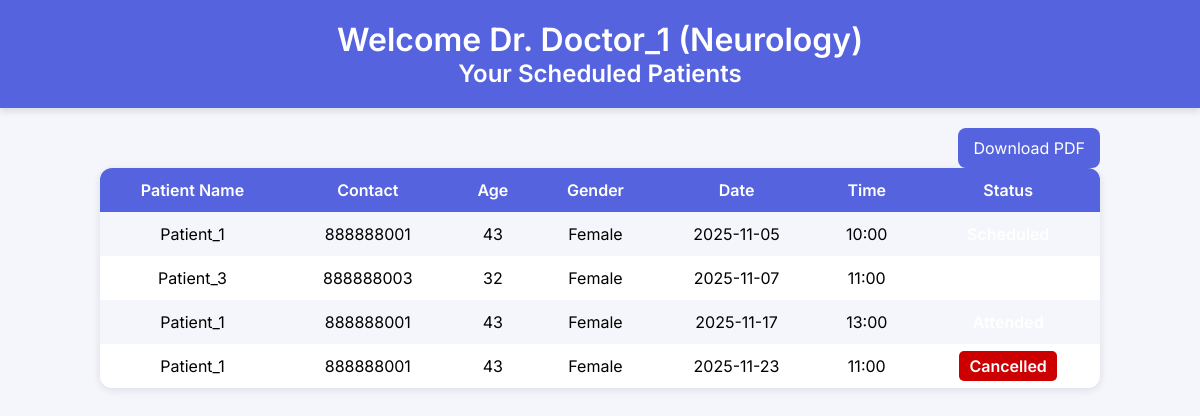
Screenshot of /dashboard/doctor/1 with the database file from the repository.
### tables this page shows
CREATE TABLE doctors (
    doctor_id INTEGER PRIMARY KEY AUTOINCREMENT,
    name TEXT,
    specialization TEXT,
    contact TEXT
, Password TEXT);

CREATE TABLE appointments (
    appointment_id INTEGER PRIMARY KEY AUTOINCREMENT,
    patient_id INTEGER,
    doctor_id INTEGER,
    date TEXT,
    time TEXT,
    status TEXT,
    FOREIGN KEY(patient_id) REFERENCES patients(patient_id),
    FOREIGN KEY(doctor_id) REFERENCES doctors(doctor_id)
);

CREATE TABLE patients (
    patient_id INTEGER PRIMARY KEY AUTOINCREMENT,
    name TEXT,
    age INTEGER,
    gender TEXT,
    contact TEXT
, Password TEXT, medical_history TEXT DEFAULT 'No history available');

### app.py (the view)
@app.route('/dashboard/doctor/<int:doctor_id>')
def doctor_dashboard(doctor_id):
    conn = sqlite3.connect('ehr1.db')
    cursor = conn.cursor()
    cursor.execute("SELECT name, specialization FROM doctors WHERE doctor_id=?", (doctor_id,))
    doctor = cursor.fetchone()
    cursor.execute("""
        SELECT p.name, p.contact, p.age, p.gender, a.date, a.time, a.status, p.medical_history
        FROM appointments a
        JOIN patients p ON a.patient_id = p.patient_id
        WHERE a.doctor_id=?
        ORDER BY a.date, a.time
    """, (doctor_id,))
    appointments = cursor.fetchall()
    conn.close()
    return render_template("doctor_dashboard.html", doctor=doctor, appointments=appointments, doctor_id=doctor_id)

### templates/doctor_dashboard.html (shortened to what this page needs)
<!DOCTYPE html>
<html lang="en">
<head>
</head>
<body>
<header>
  <h1>Welcome Dr. {{ doctor[0] }} ({{ doctor[1] }})</h1>
  <h2>Your Scheduled Patients</h2>
</header>
<div class="container">
  {% if appointments %}
    <div class="download-btn">
      <a href="{{ url_for('download_pdf', doctor_id=doctor_id) }}">Download PDF</a>
    </div>
    <table>
      <tr>
        <th>Patient Name</th>
        <th>Contact</th>
        <th>Age</th>
        <th>Gender</th>
        <th>Date</th>
        <th>Time</th>
        <th>Status</th>
      </tr>
      {% for appt in appointments %}
      <tr>
        <td>{{ appt[0] }}</td>
        <td>{{ appt[1] }}</td>
        <td>{{ appt[2] }}</td>
        <td>{{ appt[3] }}</td>
        <td>{{ appt[4] }}</td>
        <td>{{ appt[5] }}</td>
        <td>
          <span class="status {{ appt[6]|lower }}">{{ appt[6].capitalize() }}</span>
        </td>
      </tr>
      {% endfor %}
    </table>
  {% else %}
    <p class="no-data">No scheduled patients.</p>
  {% endif %}
</div>
</body>
</html>

### templates/doctor_dashboard.html (style rules this page uses)
body { font-family: 'Inter', sans-serif; background: #f4f6fb; margin: 0; padding: 0; }
header { background: #5563DE; color: #fff; padding: 20px 0; text-align: center; box-shadow: 0 4px 6px rgba(0,0,0,0.1); }
h1, h2 { margin: 0; font-weight: 600; }
.container { max-width: 1000px; margin: 30px auto; padding: 0 20px; }
.download-btn { text-align: right; margin-bottom: 10px; }
.download-btn a { background: #5563DE; color: #fff; padding: 10px 15px; border-radius: 8px; text-decoration: none; transition: 0.3s; }
table { width: 100%; border-collapse: separate; border-spacing: 0; box-shadow: 0 2px 8px rgba(0,0,0,0.1); border-radius: 12px; overflow: hidden; background: #fff; }
th, td { padding: 12px 15px; text-align: center; }
th { background-color: #5563DE; color: #fff; font-weight: 600; }
tr:nth-child(even) { background: #f4f6fb; }
.status { padding: 5px 10px; border-radius: 5px; color: #fff; font-weight: 600; }
.cancelled { background-color: #cc0000; }

### rows the page displays
doctors: name "Doctor_1", specialization "Neurology"
appointments: name "Patient_1", contact "888888001", age "43", gender "Female", date "2025-11-05", time "10:00"
appointments: name "Patient_3", contact "888888003", age "32", gender "Female", date "2025-11-07", time "11:00"
appointments: name "Patient_1", contact "888888001", age "43", gender "Female", date "2025-11-17", time "13:00"
appointments: name "Patient_1", contact "888888001", age "43", gender "Female", date "2025-11-23", time "11:00", status "Cancelled"
